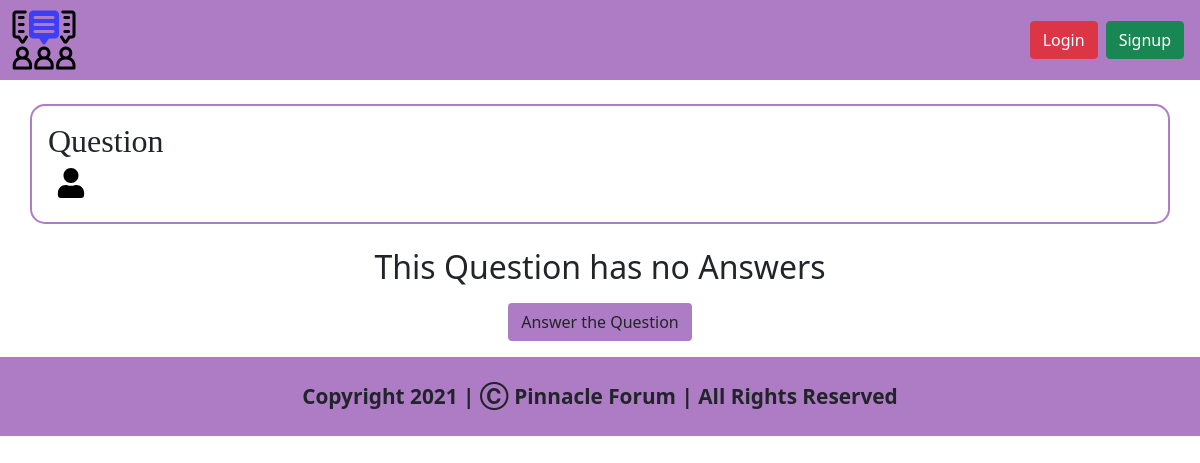
Before: /question/67b3b84c9eb7403997dfd7df95207ec6 with the older database file.
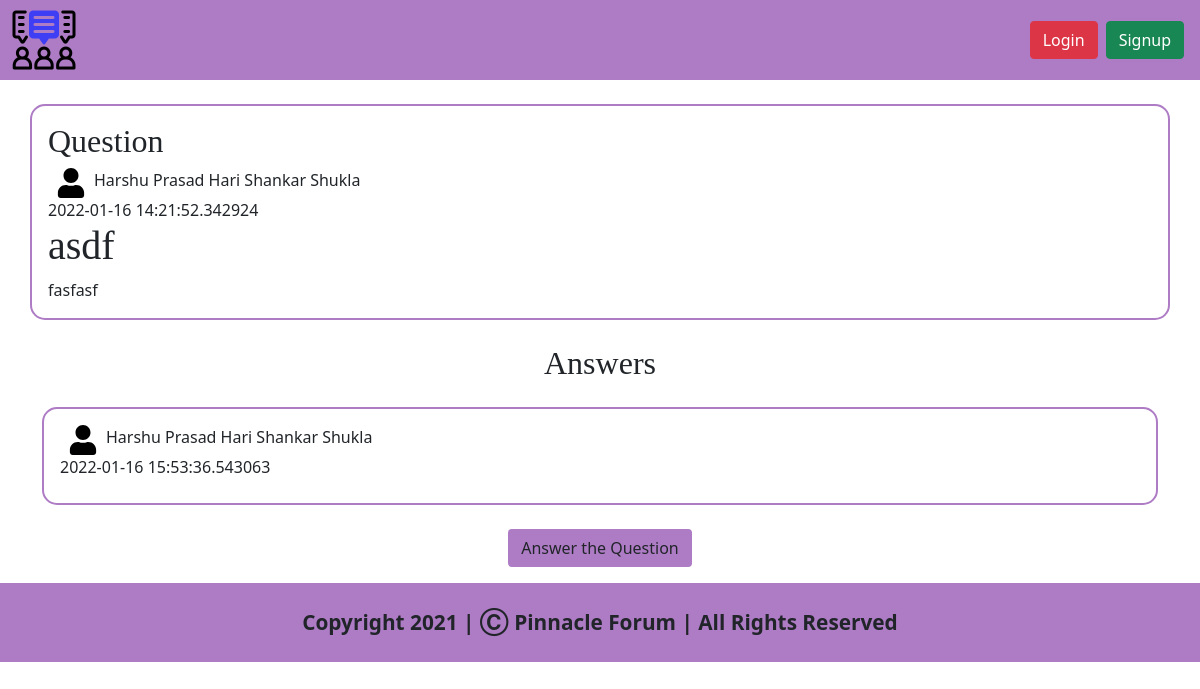
After: the same page with the newer database file.
### views/models.py (models this page shows)
class Question(db.Model):
    questionId = db.Column(db.String(1000),primary_key=True)
    questionTitle = db.Column(db.String(250),nullable=False)
    questionDescription = db.Column(db.String(250000),nullable=False)
    userNameOfAsker = db.Column(db.String(1000),nullable=False)
    realNameOfAsker = db.Column(db.String(250),nullable=False)
    categoryId = db.Column(db.String(300),nullable=False)
    dateNow = db.Column(db.DateTime,default=datetime.utcnow())

class Answer(db.Model):
    answerId = db.Column(db.String(1000),primary_key=True)
    questionIdOfAnswer = db.Column(db.String(1000),nullable=False) # This is the id of the questio of which is the answer
    answerDescription = db.Column(db.String(250000),nullable=False)
    userNameOfAnswerer = db.Column(db.String(1000),nullable=False)
    realNameOfAnswerer = db.Column(db.String(250),nullable=False)
    dateNow = db.Column(db.DateTime,default=datetime.utcnow())

### views/question.py (the view)
@question.route('/<string:questionId>')
def renderquestionPageFunction(questionId):
    questionObject = Question.query.filter_by(questionId=questionId).first() # Getting the question having ID passed in url
    answersListLength = Answer.query.filter_by(questionIdOfAnswer=questionId).count() # Counting no. of answers that assigned to the question
    if answersListLength == 0:
        return render_template('question.html',user=current_user,question=questionObject,noAnswers=True) # Rendering HTML Page
    else:
        answersList = Answer.query.filter_by(questionIdOfAnswer=questionId).all() # Getting List of Answers attached to this question
        return render_template('question.html',user=current_user,question=questionObject,noAnswers=False,answers=answersList) # Rendering HTML Page

### views/templates/question.html (shortened to what this page needs)
<!doctype html>
<html lang="en">
<head>
  <link href="https://cdn.jsdelivr.net/npm/bootstrap@5.1.3/dist/css/bootstrap.min.css" rel="stylesheet"
>
  <link rel="stylesheet" href="{{ url_for('static',filename='css/question.css') }}">
</head>
<body>
  <nav class="navbar navbar-expand-lg navbar-light  navigation-bar" style="background-color: rgb(174, 123, 197);">
    <div class="container-fluid">
      <a href="/">
        <img src="../static/img/logo.png" id="companyLogoNavigationBar" style="cursor: pointer;">
      </a>
      <div class="collapse navbar-collapse" id="navbarSupportedContent">
        <form class="d-flex">
          {% if user.is_authenticated %}
          <a class="btn btn-danger mx-1" href="/logout">Logout</a>
          <a href="/profile/{{user.userName}}" class="user-icon-navbar mx-2">
            <img src="../static/img/user-icon.svg" style="height: 30px; width: 30px;">
          </a>
          {% else %}
          <a class="btn btn-danger mx-1" data-bs-toggle="modal" data-bs-target="#loginFormModal">Login</a>
          <a class="btn btn-success mx-1" data-bs-toggle="modal" data-bs-target="#signupFormModal">Signup</a>
          {% endif %}
        </form>
      </div>
    </div>
  </nav>
  <div class="mainQuestionArea container py-3 px-3 my-4">
    <h2 class="mainHeading">Question</h2>
    <div class="user-info-question">
      <a href="/profile/{{question.userNameOfAsker}}"><img src="../static/img/user-icon.svg" class="user-icon-question mx-2"></a>
      <span class="realNameOfUser">{{question.realNameOfAsker}}</span>
    </div>
    <span class="question-time">
      {{question.dateNow}}
    </span>
    <div class="main-question-information">
      <h1 class="question-title">
        {{question.questionTitle}}
      </h1>
      <div class="question-description">
        {{question.questionDescription}}
      </div>
    </div>
  </div>
  {% if noAnswers %}
  <div class="mainAnswersParentDiv container">
    <h2 class="text-center">This Question has no Answers</h2>
  </div>
  {% else %}
  <div class="mainAnswersParentDiv container">
    <h2 class="text-center mainHeading">Answers</h2>
    {% for answer in answers %}
    <div class="answer-div py-3 px-3 my-4">
      <div class="user-info-question">
        <a href="/profile/{{answer.userNameOfAnswerer}}"><img src="../static/img/user-icon.svg" class="user-icon-question mx-2"></a>
        <span>{{answer.realNameOfAnswerer}}</span>
      </div>
      <span class="question-time">
        {{answer.dateNow}}
      </span>
    </div>
    {% endfor %}
    </div>
    {% endif %}
  <div class="answer-question-parent-div my-3">
    <button type="button" class="btn noModalButtonElement" style="background-color: rgb(174, 123, 197);"
      data-bs-toggle="modal" data-bs-target="#askQuestionModal">
      Answer the Question
    </button>
  </div>
  <footer class="py-4"
    style="background-color: rgb(174, 123, 197); width: 100%; font-weight: bold; font-size: 1.3rem; text-align: center;">
    Copyright 2021 | Ⓒ Pinnacle Forum | All Rights Reserved
  </footer>
</body>
</html>

Changed rows visible on the page:
added Question: realNameOfAsker "Harshu Prasad Hari Shankar Shukla", dateNow "2022-01-16 14:21:52.342924", questionTitle "asdf", questionDescription "fasfasf"
added Answer: realNameOfAnswerer "Harshu Prasad Hari Shankar Shukla", dateNow "2022-01-16 15:53:36.543063"
Other visible differences:
text no longer shown: "This Question has no Answers"
text now shown: "Answers"
